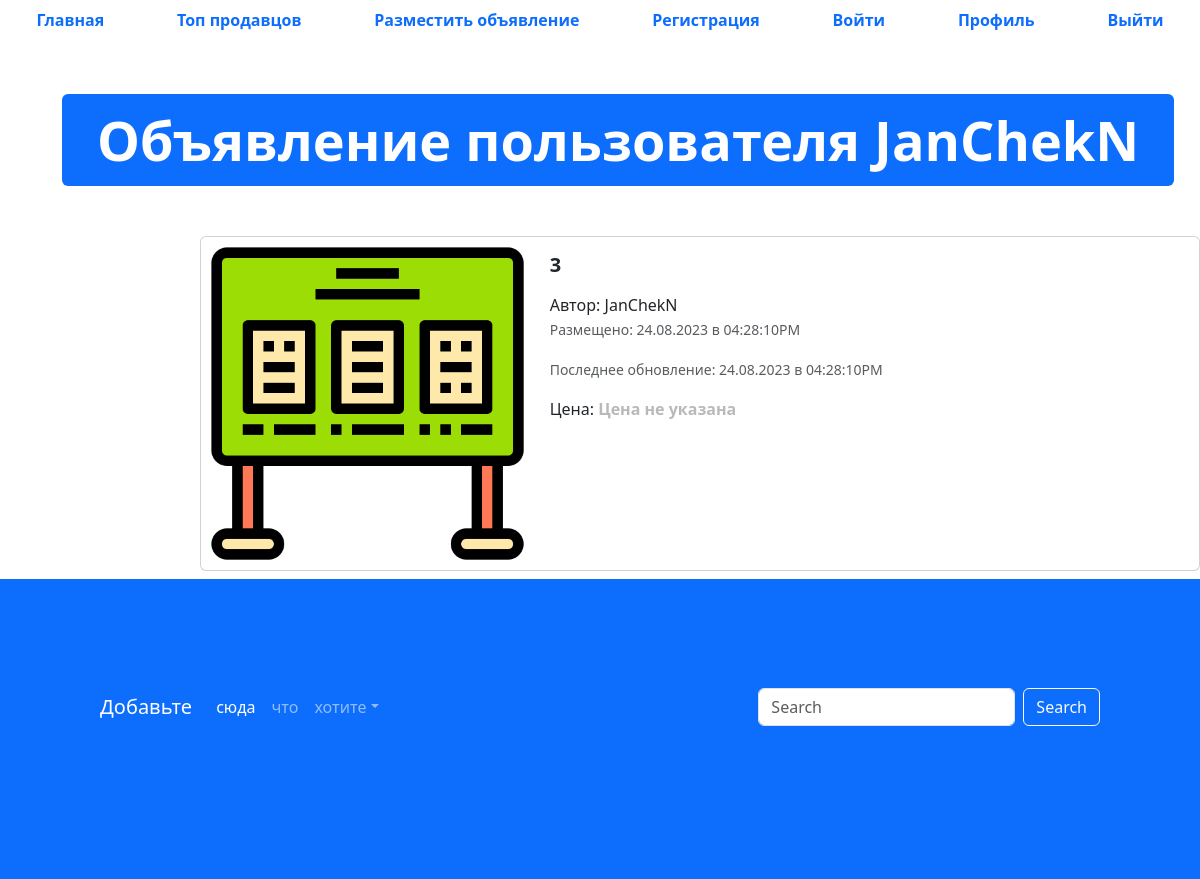
The page /advertisement/16 on the database its author committed.
### app_adv/models.py (models this page shows, shortened)
class Advertisement(models.Model):
    title = models.CharField('Заголовок', max_length=256)
    description = models.TextField('Описание', blank=True, null=True, help_text='Не обязательно')
    price = models.DecimalField('Цена', max_digits=100, decimal_places=2, help_text='Не обязательно', blank=True,
                                null=True)
    auction = models.BooleanField('Торг', help_text='Отметьте если торг уместен')
    created_at = models.DateTimeField(auto_now_add=True)
    updated_at = models.DateTimeField(auto_now=True)
    user = models.ForeignKey(User, on_delete=models.CASCADE, verbose_name='Пользователь')
    image = models.ImageField('Изображение', upload_to='media/', blank=True, null=True, help_text='Не обязательно')
    @admin.display(description='Дата создания')
    def created_date(self):
        from django.utils import timezone
        if self.created_at.date() == timezone.now().date():
            created_time = self.created_at.time().strftime('%I:%M:%S%p')
            return format_html('<span style="color: #9cdd05; font-weight: bold;">Сегодня в {}</span>', created_time)
        return self.created_at.strftime('%d.%m.%Y в %I:%M:%S%p')
    @admin.display(description='Дата последнего обновления')
    def updated_date(self):
        from django.utils import timezone
        if self.updated_at.date() == timezone.now().date():
            updated_time = self.updated_at.time().strftime('%I:%M:%S%p')
            return format_html('<span style="color: #0d6efd; font-weight: bold;">Сегодня в {}</span>', updated_time)
        return self.updated_at.strftime('%d.%m.%Y в %I:%M:%S%p')
    @admin.display(description='Цена')
    def prc(self):
        if self.price == None:
            return format_html(
                '<span style="color: #b9b9b9; font-weight: bold;">Цена не указана</span>')
        else:
            return format_html('<span font-weight: bold;">{}</span>', self.price)
    class Meta:
        db_table = 'advertisement'

### app_adv/views.py (the view)
# urls.py: path('advertisement/<int:pk>', advertisement_detail, name='adv-detail'),
def advertisement_detail(request, pk):
    advertisement = Advertisement.objects.get(id=pk)
    context = {
        'advertisement': advertisement
    }
    return render(request, 'app_adv/advertisement.html', context)

### templates/app_adv/advertisement.html (shortened to what this page needs)
{% extends 'base.html' %}
{% load static %}
{% block body %}
<ul class="nav nav-pills sticky-top bg-white nav-fill">
    <li class="nav-item">
        <a class="nav-link" href="{% url 'main_page' %}">
            <span style="font-weight: bold;">Главная</span>
        </a>
    </li>
    <li class="nav-item">
        <a class="nav-link" href="{% url 'top_sellers' %}"><span style="font-weight: bold;">Топ продавцов</span>
        </a>
    </li>
    <li class="nav-item">
        <a class="nav-link" href="{% url 'advertisement_post' %}">
            <span style="font-weight: bold;">Разместить объявление</span>
        </a>
    </li>
    <li class="nav-item">
        <a class="nav-link" href="{% url 'register' %}">
            <span style="font-weight: bold;">Регистрация</span>
        </a>
    </li>
    <li class="nav-item">
        <a class="nav-link" href="{% url 'login' %}">
            <span style="font-weight: bold;">Войти</span>
        </a>
    </li>
    <li class="nav-item">
        <a class="nav-link" href="{% url 'profile' %}">
            <span style="font-weight: bold;">Профиль</span>
        </a>
    </li>
    <li class="nav-item">
        <a class="nav-link" href="{% url 'logout' %}">
            <span style="font-weight: bold;">Выйти</span>
        </a>
    </li>
</ul>
<div class="container" style="margin: 50px;">
    <div class="display-2">
      <span class="badge bg-primary">Объявление пользователя {{ advertisement.user }}</span>
    </div>
  </div>
  <div class="col offset-2">
    <div class="card mb-2" style="max-width: 1200px; margin-top: 20px;">
      <div class="row g-0">
        <div class="col-md-4">
          <a href="#" class="nav-link">
            <img src={% if advertisement.image %} {{ advertisement.image.url }} {% else %} {% static 'img/adv.png' %} {% endif %} class="img-fluid rounded-start" alt="Card title">
          </a>
        </div>
        <div class="col">
          <div class="card-body">
            <h5 class="card-title">
              <a href="#" class="nav-link"><strong>{{ advertisement.title }}</strong></a>
            </h5>
            <span>Автор: {{ advertisement.user }}</span>
            <p class="card-text"><small class="text-muted">Размещено: {{ advertisement.created_date }}</small></p>
              <p class="card-text"><small class="text-muted">Последнее обновление: {{ advertisement.updated_date }}</small></p>
              <span>Цена: {{ advertisement.prc }}</span>
          </div>
        </div>
      </div>
    </div>
  </div>
  <footer style="padding: 100px; min-height: 300px;" class="bg-primary">
    <nav class="navbar navbar-expand-sm navbar-dark">
      <a class="navbar-brand" href="#">Добавьте</a>
      <div class="collapse navbar-collapse" id="collapsibleNavId">
        <ul class="navbar-nav me-auto mt-2 mt-lg-0">
          <li class="nav-item">
            <a class="nav-link active" href="#" aria-current="page">сюда</a>
          </li>
          <li class="nav-item">
            <a class="nav-link" href="#">что</a>
          </li>
          <li class="nav-item dropdown">
            <a class="nav-link dropdown-toggle" href="#" id="dropdownId" data-bs-toggle="dropdown" aria-haspopup="true"
              aria-expanded="false">хотите</a>
          </li>
        </ul>
        <form class="d-flex my-2 my-lg-0">
          <input class="form-control me-sm-2" type="text" placeholder="Search">
          <button class="btn btn-outline-light my-2 my-sm-0" type="submit">Search</button>
        </form>
      </div>
    </nav>
  </footer>
    {% endblock %}

### rows shown on the page
Advertisement: user "JanChekN", title "3", created_date "24.08.2023 в 04:28:10PM", updated_date "24.08.2023 в 04:28:10PM", prc "Цена не указана"
